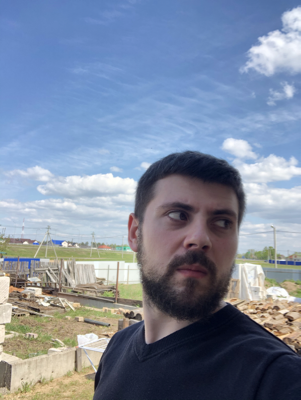
#> input picture image.png, 301 x 400 px
$ jupyter execute Untitled.ipynb   (shell and % lines are left out)
#> lines starting #> are read from the running program, lines starting #| are printed output that depends on the picture
[cell 1]
import cv2
import matplotlib.pyplot as plt

[cell 2]
# Load the image
img = cv2.imread('image.png')
#> img is the input picture: shape (400, 301, 3); mean B, G, R 158.1, 138, 126.2

[cell 3]
#Show the image with matplotlib
plt.imshow(img)
plt.show()

[cell 4]
# Create a face detector object
face_cascade = cv2.CascadeClassifier(cv2.data.haarcascades + 'haarcascade_frontalface_default.xml')

[cell 5]
# Convert the image to grayscale
gray = cv2.cvtColor(img, cv2.COLOR_BGR2GRAY)
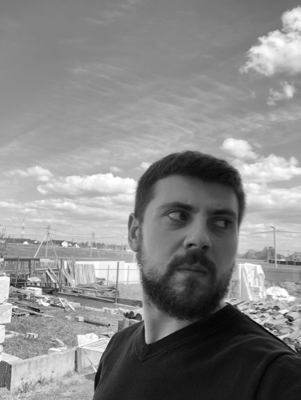
#> gray: shape (400, 301); min 3, max 255, mean 136.8

[cell 6]
# Detect faces in the image
faces = face_cascade.detectMultiScale(gray, 1.3, 5)
#> faces = [[135, 173, 119, 119]]

[cell 7]
# Blur the faces
for (x, y, w, h) in faces:
    # Create a copy of the original image
    blurred_img = img.copy()
    # Apply Gaussian blur with kernel size 25x25
    blur = cv2.GaussianBlur(blurred_img[y:y+h, x:x+w], (25, 25), 0)
    blurred_img[y:y+h, x:x+w] = blur
    # Replace the corresponding region in the original image with the blurred copy
    img[y:y+h, x:x+w] = blurred_img[y:y+h, x:x+w]
#> this loop made 1 pass
#> pass 1, `blur = cv2.GaussianBlur(blurred_img[y:y+h, x:x+w], (25, 25), 0)`:
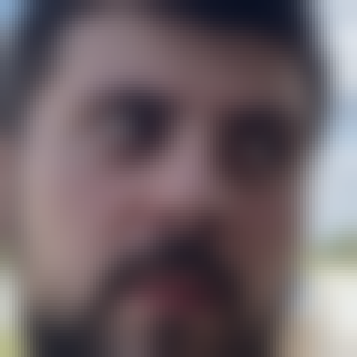
#> blur: shape (119, 119, 3) (shown 3 times larger); mean B, G, R 101.6, 97, 109.7
#> after the loop:
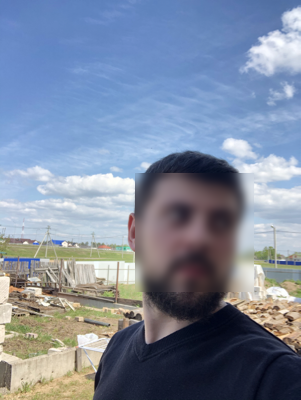
#> blurred_img: shape (400, 301, 3); mean B, G, R 158.1, 138, 126.2

[cell 8]
# Save the resulting image with blurred faces
cv2.imwrite('blurred_image.jpg', img)
#> Out = True
